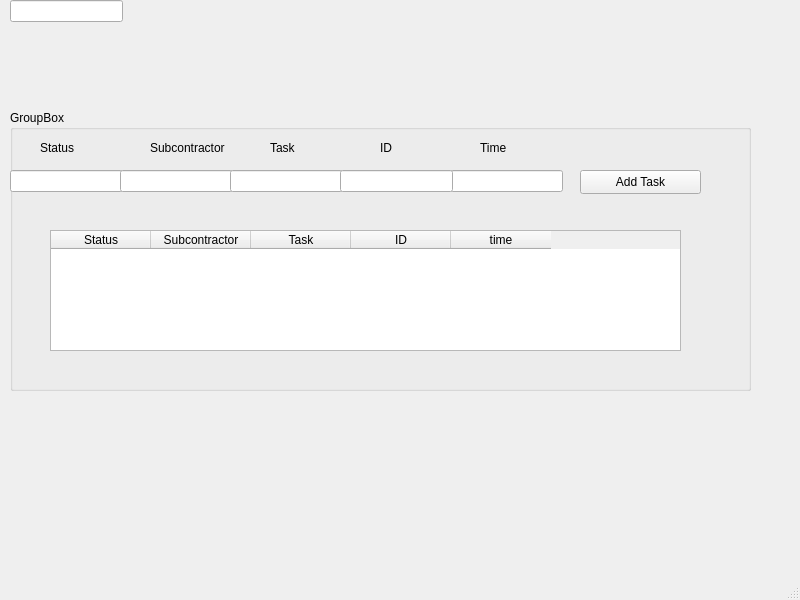
<?xml version="1.0" encoding="UTF-8"?>
<ui version="4.0">
 <class>Newproject</class>
 <widget class="QMainWindow" name="Newproject">
  <property name="geometry">
   <rect>
    <x>0</x>
    <y>0</y>
    <width>800</width>
    <height>600</height>
   </rect>
  </property>
  <property name="windowTitle">
   <string>MainWindow</string>
  </property>
  <widget class="QWidget" name="centralwidget">
   <widget class="QLineEdit" name="lineEdit">
    <property name="geometry">
     <rect>
      <x>10</x>
      <y>0</y>
      <width>113</width>
      <height>22</height>
     </rect>
    </property>
   </widget>
   <widget class="QGroupBox" name="groupBox">
    <property name="geometry">
     <rect>
      <x>10</x>
      <y>110</y>
      <width>741</width>
      <height>281</height>
     </rect>
    </property>
    <property name="title">
     <string>GroupBox</string>
    </property>
    <widget class="QTableWidget" name="tableWidget">
     <property name="geometry">
      <rect>
       <x>40</x>
       <y>120</y>
       <width>631</width>
       <height>121</height>
      </rect>
     </property>
     <column>
      <property name="text">
       <string>Status</string>
      </property>
     </column>
     <column>
      <property name="text">
       <string>Subcontractor</string>
      </property>
     </column>
     <column>
      <property name="text">
       <string>Task</string>
      </property>
     </column>
     <column>
      <property name="text">
       <string>ID</string>
      </property>
     </column>
     <column>
      <property name="text">
       <string>time</string>
      </property>
     </column>
    </widget>
    <widget class="QLineEdit" name="lineEdit_2">
     <property name="geometry">
      <rect>
       <x>0</x>
       <y>60</y>
       <width>113</width>
       <height>22</height>
      </rect>
     </property>
    </widget>
    <widget class="QLineEdit" name="lineEdit_3">
     <property name="geometry">
      <rect>
       <x>110</x>
       <y>60</y>
       <width>113</width>
       <height>22</height>
      </rect>
     </property>
    </widget>
    <widget class="QLineEdit" name="lineEdit_4">
     <property name="geometry">
      <rect>
       <x>220</x>
       <y>60</y>
       <width>113</width>
       <height>22</height>
      </rect>
     </property>
    </widget>
    <widget class="QLineEdit" name="lineEdit_5">
     <property name="geometry">
      <rect>
       <x>440</x>
       <y>60</y>
       <width>113</width>
       <height>22</height>
      </rect>
     </property>
    </widget>
    <widget class="QLineEdit" name="lineEdit_6">
     <property name="geometry">
      <rect>
       <x>330</x>
       <y>60</y>
       <width>113</width>
       <height>22</height>
      </rect>
     </property>
    </widget>
    <widget class="QPushButton" name="pushButton">
     <property name="geometry">
      <rect>
       <x>570</x>
       <y>60</y>
       <width>121</width>
       <height>24</height>
      </rect>
     </property>
     <property name="text">
      <string>Add Task</string>
     </property>
    </widget>
    <widget class="QLabel" name="label">
     <property name="geometry">
      <rect>
       <x>30</x>
       <y>30</y>
       <width>49</width>
       <height>16</height>
      </rect>
     </property>
     <property name="text">
      <string>Status</string>
     </property>
    </widget>
    <widget class="QLabel" name="label_2">
     <property name="geometry">
      <rect>
       <x>140</x>
       <y>30</y>
       <width>81</width>
       <height>16</height>
      </rect>
     </property>
     <property name="text">
      <string>Subcontractor</string>
     </property>
    </widget>
    <widget class="QLabel" name="label_3">
     <property name="geometry">
      <rect>
       <x>260</x>
       <y>30</y>
       <width>49</width>
       <height>16</height>
      </rect>
     </property>
     <property name="text">
      <string>Task</string>
     </property>
    </widget>
    <widget class="QLabel" name="label_4">
     <property name="geometry">
      <rect>
       <x>370</x>
       <y>30</y>
       <width>49</width>
       <height>16</height>
      </rect>
     </property>
     <property name="text">
      <string>ID</string>
     </property>
    </widget>
    <widget class="QLabel" name="label_5">
     <property name="geometry">
      <rect>
       <x>470</x>
       <y>30</y>
       <width>49</width>
       <height>16</height>
      </rect>
     </property>
     <property name="text">
      <string>Time</string>
     </property>
    </widget>
   </widget>
  </widget>
  <widget class="QMenuBar" name="menubar">
   <property name="geometry">
    <rect>
     <x>0</x>
     <y>0</y>
     <width>800</width>
     <height>22</height>
    </rect>
   </property>
  </widget>
  <widget class="QStatusBar" name="statusbar"/>
 </widget>
 <resources/>
 <connections/>
</ui>
